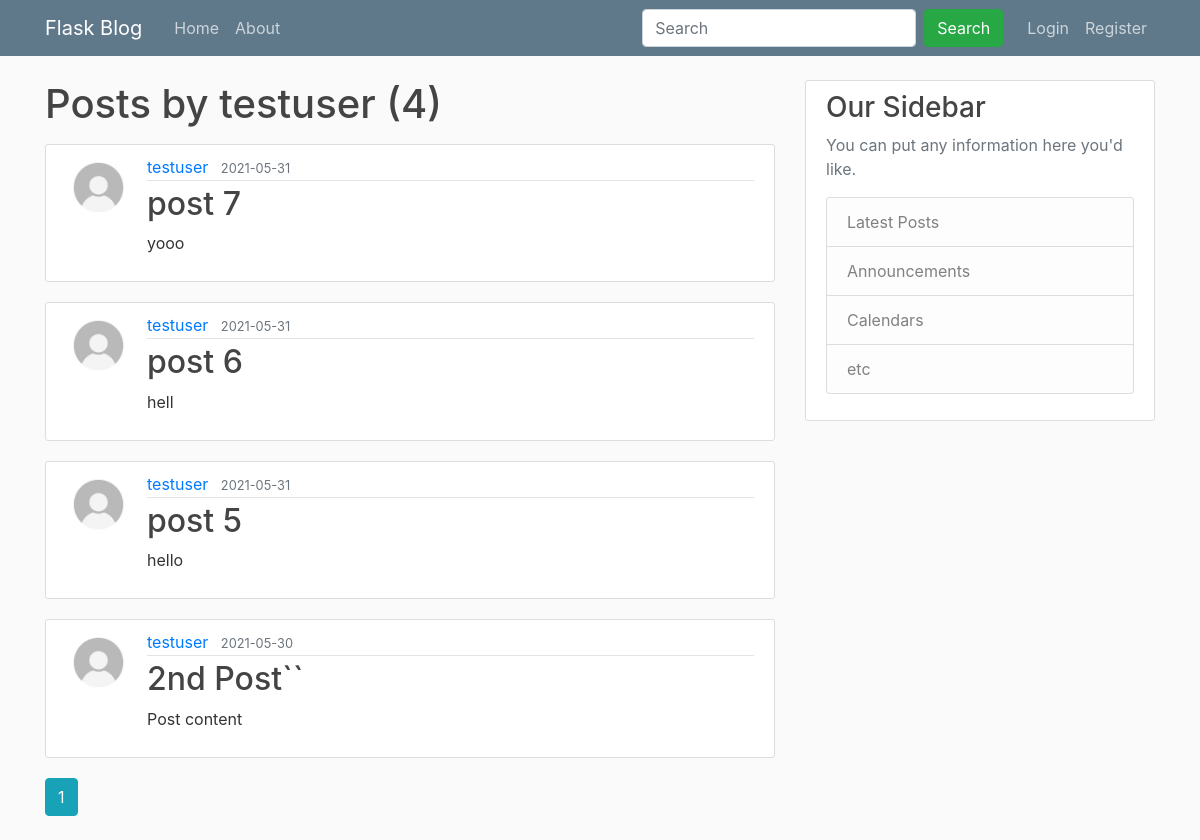
The app's page /user/testuser with its own data.
### blog/models.py (models this page shows, shortened)
class User(db.Model, UserMixin):
    id = db.Column(db.Integer, primary_key=True)
    username = db.Column(db.String(20), unique=True, nullable=False)
    email = db.Column(db.String(120), unique=True, nullable=False)
    image_file = db.Column(db.String(20), nullable=False, default='default.jpg')
    password = db.Column(db.String(60), nullable=False)
    posts = db.relationship('Post', backref='author', lazy=True)

class Post(db.Model):
    id = db.Column(db.Integer, primary_key=True)
    title = db.Column(db.String(100), nullable=False)
    date_posted = db.Column(db.DateTime, nullable=False, default=datetime.utcnow)
    content = db.Column(db.Text, nullable=False)
    user_id = db.Column(db.Integer, db.ForeignKey('user.id'), nullable=False)

### blog/users/routes.py (the view)
@users.route('/user/<string:username>')
def user_posts(username):
    page = request.args.get('page', 1, type=int)
    user = User.query.filter_by(username=username).first_or_404()
    posts = Post.query.filter_by(author=user)\
        .order_by(Post.date_posted.desc())\
        .paginate(page=page, per_page=5)
    return render_template('user_posts.html', posts=posts, user=user)

### blog/templates/user_posts.html (shortened to what this page needs)
{% extends 'layout.html' %}
{% block content %}
    <h1 class="mb-3">Posts by {{ user.username }} ({{ posts.total }})</h1>
    {% for post in posts.items %}
        <article class="media content-section">
            <img class="rounded-circle article-img" src="{{ url_for('static', filename='profile_pic/' + post.author.image_file) }}">
            <div class="media-body">
                <div class="article-metadata">
                    <a class="mr-2" href="{{ url_for('users.user_posts', username=post.author.username) }}">{{ post.author.username }}</a>
                    <small class="text-muted">{{ post.date_posted.strftime('%Y-%m-%d') }}</small>
                </div>
                <h2><a class="article-title" href="{{ url_for('posts.post', post_id=post.id) }}">{{ post.title }}</a></h2>
                <p class="article-content">{{ post.content }}</p>
            </div>
        </article>
    {% endfor %}
    {% for page_num in posts.iter_pages(left_edge=1, right_edge=1, left_current=1, right_current=2) %}
        {% if page_num %}
            {% if posts.page == page_num %}
                <a class="btn btn-info mb-4" href="{{ url_for('users.user_posts', username=user.username, page=page_num) }}">{{ page_num }}</a>
            {% else %}
                <a class="btn btn-outline-info mb-4" href="{{ url_for('users.user_posts', username=user.username, page=page_num) }}">{{ page_num }}</a>
            {% endif %}
        {% else %}
            ...
        {% endif %}
    {% endfor %}
{% endblock content %}

### blog/static/main.css (style rules this page uses)
body { background: #fafafa; color: #333333; margin-top: 5rem; }
h1, h2, h3, h4, h5, h6 { color: #444444; }
.content-section { background: #ffffff; padding: 10px 20px; border: 1px solid #dddddd; border-radius: 3px; margin-bottom: 20px; }
.article-title { color: #444444; }
.article-content { white-space: pre-line; }
.article-img { height: 65px; width: 65px; margin-right: 16px; }
.article-metadata { padding-bottom: 1px; margin-bottom: 4px; border-bottom: 1px solid #e3e3e3 }

### records on screen
User: username "testuser"
Post: image_file (placeholder picture), author.username "testuser", date_posted "2021-05-31", title "post 7", content "yooo"
Post: image_file (placeholder picture), author.username "testuser", date_posted "2021-05-31", title "post 6", content "hell"
Post: image_file (placeholder picture), author.username "testuser", date_posted "2021-05-31", title "post 5", content "hello"
Post: image_file (placeholder picture), author.username "testuser", date_posted "2021-05-30", title "2nd Post``", content "Post content"

### other values on screen
{{ posts.total }} "4"
{{ page_num }} "1"
